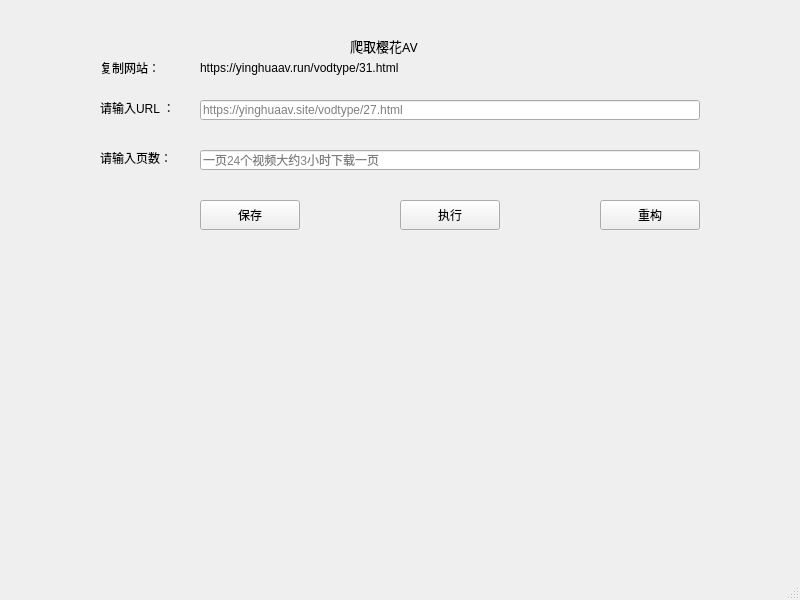
<?xml version="1.0" encoding="UTF-8"?>
<ui version="4.0">
 <class>MainWindow</class>
 <widget class="QMainWindow" name="MainWindow">
  <property name="geometry">
   <rect>
    <x>0</x>
    <y>0</y>
    <width>800</width>
    <height>600</height>
   </rect>
  </property>
  <property name="windowTitle">
   <string>MainWindow</string>
  </property>
  <widget class="QWidget" name="centralwidget">
   <widget class="QLabel" name="label">
    <property name="geometry">
     <rect>
      <x>350</x>
      <y>30</y>
      <width>111</width>
      <height>31</height>
     </rect>
    </property>
    <property name="font">
     <font>
      <family>黑体</family>
      <pointsize>10</pointsize>
     </font>
    </property>
    <property name="text">
     <string>爬取樱花AV</string>
    </property>
   </widget>
   <widget class="QLabel" name="label_2">
    <property name="geometry">
     <rect>
      <x>100</x>
      <y>100</y>
      <width>100</width>
      <height>15</height>
     </rect>
    </property>
    <property name="text">
     <string>请输入URL ：</string>
    </property>
   </widget>
   <widget class="QLineEdit" name="lineEdit">
    <property name="geometry">
     <rect>
      <x>200</x>
      <y>100</y>
      <width>500</width>
      <height>20</height>
     </rect>
    </property>
    <property name="placeholderText">
     <string>https://yinghuaav.site/vodtype/27.html</string>
    </property>
   </widget>
   <widget class="QPushButton" name="pushButton">
    <property name="enabled">
     <bool>true</bool>
    </property>
    <property name="geometry">
     <rect>
      <x>400</x>
      <y>200</y>
      <width>100</width>
      <height>30</height>
     </rect>
    </property>
    <property name="text">
     <string>执行</string>
    </property>
   </widget>
   <widget class="QPushButton" name="pushButton_2">
    <property name="geometry">
     <rect>
      <x>600</x>
      <y>200</y>
      <width>100</width>
      <height>30</height>
     </rect>
    </property>
    <property name="text">
     <string>重构</string>
    </property>
   </widget>
   <widget class="QLabel" name="label_3">
    <property name="geometry">
     <rect>
      <x>100</x>
      <y>150</y>
      <width>100</width>
      <height>15</height>
     </rect>
    </property>
    <property name="text">
     <string>请输入页数：</string>
    </property>
   </widget>
   <widget class="QLineEdit" name="lineEdit_2">
    <property name="geometry">
     <rect>
      <x>200</x>
      <y>150</y>
      <width>500</width>
      <height>20</height>
     </rect>
    </property>
    <property name="placeholderText">
     <string>一页24个视频大约3小时下载一页</string>
    </property>
   </widget>
   <widget class="QPushButton" name="pushButton_3">
    <property name="geometry">
     <rect>
      <x>200</x>
      <y>200</y>
      <width>100</width>
      <height>30</height>
     </rect>
    </property>
    <property name="text">
     <string>保存</string>
    </property>
   </widget>
   <widget class="QLabel" name="label_4">
    <property name="geometry">
     <rect>
      <x>200</x>
      <y>60</y>
      <width>400</width>
      <height>15</height>
     </rect>
    </property>
    <property name="text">
     <string>https://yinghuaav.run/vodtype/31.html</string>
    </property>
   </widget>
   <widget class="QLabel" name="label_5">
    <property name="geometry">
     <rect>
      <x>100</x>
      <y>60</y>
      <width>72</width>
      <height>15</height>
     </rect>
    </property>
    <property name="text">
     <string>复制网站：</string>
    </property>
   </widget>
  </widget>
  <widget class="QMenuBar" name="menubar">
   <property name="geometry">
    <rect>
     <x>0</x>
     <y>0</y>
     <width>800</width>
     <height>26</height>
    </rect>
   </property>
  </widget>
  <widget class="QStatusBar" name="statusbar"/>
 </widget>
 <resources/>
 <connections>
  <connection>
   <sender>pushButton_2</sender>
   <signal>clicked()</signal>
   <receiver>lineEdit</receiver>
   <slot>clear()</slot>
   <hints>
    <hint type="sourcelabel">
     <x>551</x>
     <y>255</y>
    </hint>
    <hint type="destinationlabel">
     <x>577</x>
     <y>141</y>
    </hint>
   </hints>
  </connection>
  <connection>
   <sender>pushButton</sender>
   <signal>clicked()</signal>
   <receiver>MainWindow</receiver>
   <slot>slot1()</slot>
   <hints>
    <hint type="sourcelabel">
     <x>255</x>
     <y>253</y>
    </hint>
    <hint type="destinationlabel">
     <x>247</x>
     <y>270</y>
    </hint>
   </hints>
  </connection>
  <connection>
   <sender>pushButton_2</sender>
   <signal>clicked()</signal>
   <receiver>lineEdit_2</receiver>
   <slot>clear()</slot>
   <hints>
    <hint type="sourcelabel">
     <x>549</x>
     <y>250</y>
    </hint>
    <hint type="destinationlabel">
     <x>430</x>
     <y>176</y>
    </hint>
   </hints>
  </connection>
  <connection>
   <sender>pushButton</sender>
   <signal>clicked()</signal>
   <receiver>pushButton_3</receiver>
   <slot>hide()</slot>
   <hints>
    <hint type="sourcelabel">
     <x>449</x>
     <y>240</y>
    </hint>
    <hint type="destinationlabel">
     <x>249</x>
     <y>240</y>
    </hint>
   </hints>
  </connection>
  <connection>
   <sender>pushButton_3</sender>
   <signal>clicked()</signal>
   <receiver>pushButton</receiver>
   <slot>show()</slot>
   <hints>
    <hint type="sourcelabel">
     <x>249</x>
     <y>240</y>
    </hint>
    <hint type="destinationlabel">
     <x>449</x>
     <y>240</y>
    </hint>
   </hints>
  </connection>
  <connection>
   <sender>pushButton</sender>
   <signal>clicked()</signal>
   <receiver>pushButton</receiver>
   <slot>hide()</slot>
   <hints>
    <hint type="sourcelabel">
     <x>449</x>
     <y>240</y>
    </hint>
    <hint type="destinationlabel">
     <x>449</x>
     <y>240</y>
    </hint>
   </hints>
  </connection>
 </connections>
 <slots>
  <slot>slot1()</slot>
 </slots>
</ui>
